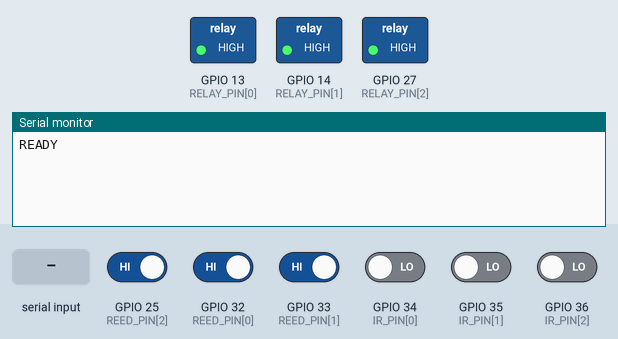
Recording of a sketch running on a simulated ESP32. Parts: switched loads named in the sketch (green lamp = pin HIGH), the last lines printed to the serial monitor. The inputs (shaded band) are chosen by the test bench; at power-on: GPIO 25 (REED_PIN[2]), GPIO 32 (REED_PIN[0]), GPIO 33 (REED_PIN[1]) HIGH, GPIO 34 (IR_PIN[0]), GPIO 35 (IR_PIN[1]), GPIO 36 (IR_PIN[2]) LOW.

Above: at 1.4 s.
1.5 s: GPIO 25 (REED_PIN[2]) driven LOW
At 2.4 s:
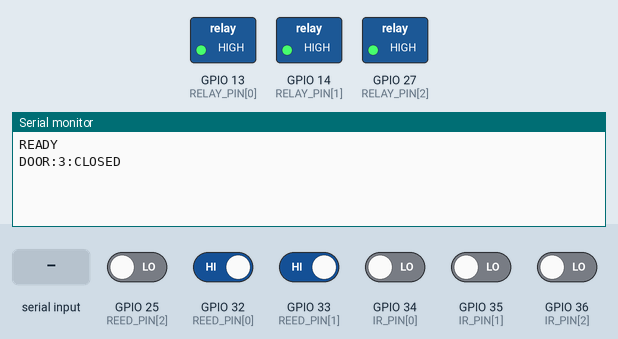
3.0 s: GPIO 34 (IR_PIN[0]) driven HIGH
At 3.5 s:
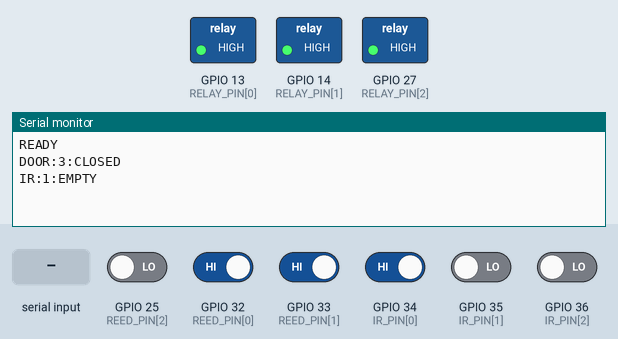
4.5 s: "OPEN:\n" received over Serial
At 5.7 s:
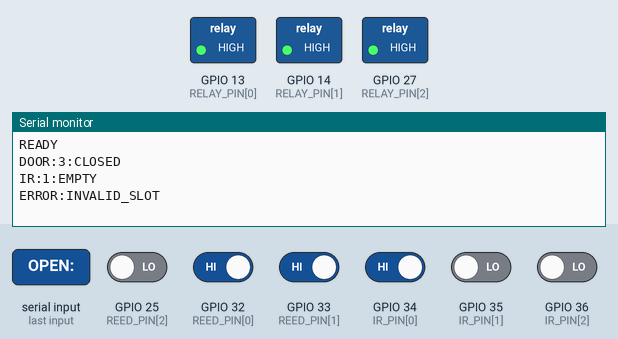
6.0 s: "GET_STATUS\n" received over Serial
At 7.1 s:
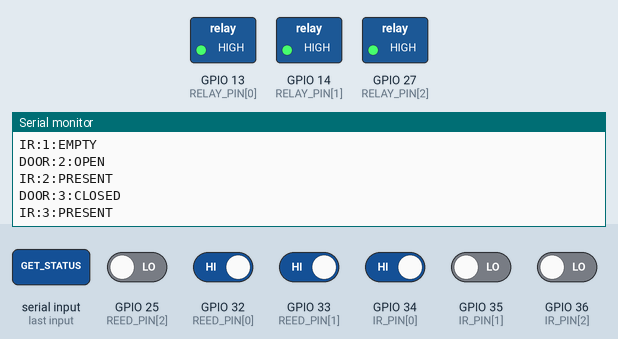
7.5 s: "PING\n" received over Serial
At 8.2 s:
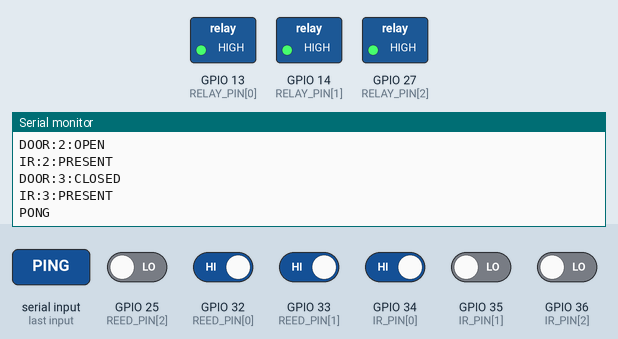

The sketch:

vending_esp32.ino
```cpp
/*
  Smart Vending Cabinet - ESP32 Firmware
  --------------------------------------

  หน้าที่:
  1. อ่านสถานะ Reed Switch (ฝากล่อง) x3
  2. อ่านสถานะ IR Sensor (มี/ไม่มีสินค้า) x3
  3. รับคำสั่งปลดล็อกผ่าน Relay จาก Raspberry Pi (USB Serial)
  4. มีระบบ Interlock กันปลดล็อกเกิน 1 ช่องพร้อมกัน

  Board: ESP32 Dev Module (ESP-32S)
  Baud Rate: 115200

  Serial Protocol

  Pi -> ESP32
  PING
  OPEN:1
  OPEN:2
  OPEN:3
  GET_STATUS

  ESP32 -> Pi
  READY
  PONG
  ACK:OPEN:1
  ACK:OPEN:2
  ACK:OPEN:3
  LOCK:1:OPENED
  LOCK:1:CLOSED

  IR:1:PRESENT
  IR:1:EMPTY

  DOOR:1:OPEN
  DOOR:1:CLOSED

  ERROR:INVALID_SLOT
  ERROR:UNKNOWN_COMMAND
  ERROR:BUSY
*/


// ============================================================
// Pin Definitions
// ============================================================

// Relay module เป็น Active LOW
const int RELAY_PIN[3] = {
  13,
  14,
  27
};

// Reed switch ใช้ INPUT_PULLUP
//
// จาก Hardware Test จริง:
// Magnet อยู่ใกล้ sensor -> GPIO LOW
// Magnet อยู่ใกล้ = ฝากล่องปิด
//
// ดังนั้น:
// LOW  = CLOSED
// HIGH = OPEN
const int REED_PIN[3] = {
  32,
  33,
  25
};

// IR Sensor
// GPIO34-36 เป็น input-only และไม่มี internal pull-up
const int IR_PIN[3] = {
  34,
  35,
  36
};


// ============================================================
// Sensor Logic Configuration
// ============================================================

// Reed:
// true หมายถึง LOW = Magnet detected = Door CLOSED
const bool REED_ACTIVE_LOW = true;

// IR:
// true หมายถึง LOW = มีสินค้า / Object detected
const bool IR_ACTIVE_LOW = true;


// ============================================================
// Timing Configuration
// ============================================================

// ระยะเวลาจ่ายไฟให้ Solenoid
//
// เดิมเคยเป็น 4000 ms ซึ่งนานเกินไปและเสี่ยงคอยล์ร้อน
// 700 ms เพียงพอสำหรับ prototype ปัจจุบัน
const unsigned long UNLOCK_DURATION_MS = 700;

// Debounce sensor
const unsigned long DEBOUNCE_MS = 150;


// ============================================================
// Sensor State
// ============================================================

bool lastReedClosed[3] = {
  false,
  false,
  false
};

bool lastIrPresent[3] = {
  false,
  false,
  false
};


// แยก debounce timer ระหว่าง Reed และ IR
// เพื่อไม่ให้ sensor คนละชนิดรบกวนกัน
unsigned long lastReedDebounceTime[3] = {
  0,
  0,
  0
};

unsigned long lastIrDebounceTime[3] = {
  0,
  0,
  0
};


// ============================================================
// Relay / Interlock State
// ============================================================

bool relayActive = false;

int activeSlot = -1;

unsigned long relayStartTime = 0;


// ============================================================
// Serial State
// ============================================================

String inputBuffer = "";


// ============================================================
// Helper Functions
// ============================================================

// อ่าน Reed แล้วคืนค่า semantic ที่ระบบต้องการ
//
// true  = Door CLOSED
// false = Door OPEN
bool readReedClosed(int index) {
  bool raw = digitalRead(REED_PIN[index]);

  if (REED_ACTIVE_LOW) {
    return raw == LOW;
  }

  return raw == HIGH;
}


// อ่าน IR แล้วคืนค่า semantic ที่ระบบต้องการ
//
// true  = Product PRESENT
// false = Product EMPTY
bool readIrPresent(int index) {
  bool raw = digitalRead(IR_PIN[index]);

  if (IR_ACTIVE_LOW) {
    return raw == LOW;
  }

  return raw == HIGH;
}


// ============================================================
// Setup
// ============================================================

void setup() {

  // ----------------------------------------------------------
  // Relay initialization
  // ----------------------------------------------------------
  //
  // Relay เป็น Active LOW
  //
  // เราตั้ง output latch เป็น HIGH ก่อนเปลี่ยน pin เป็น OUTPUT
  // เพื่อลดโอกาส relay เด้งตอน ESP32 boot/reset
  //
  for (int i = 0; i < 3; i++) {

    digitalWrite(RELAY_PIN[i], HIGH);

    pinMode(RELAY_PIN[i], OUTPUT);

    digitalWrite(RELAY_PIN[i], HIGH);
  }


  // ----------------------------------------------------------
  // Sensor initialization
  // ----------------------------------------------------------

  for (int i = 0; i < 3; i++) {

    pinMode(REED_PIN[i], INPUT_PULLUP);

    // GPIO34, 35, 36 ไม่มี internal pull-up
    pinMode(IR_PIN[i], INPUT);
  }


  // ----------------------------------------------------------
  // Serial initialization
  // ----------------------------------------------------------

  Serial.begin(115200);

  delay(200);


  // ----------------------------------------------------------
  // อ่าน sensor จริงตอน boot
  // ----------------------------------------------------------
  //
  // ห้าม initialize เป็นค่าปลอม เช่น CLOSED/PRESENT ทุกช่อง
  //
  // เพราะ GET_STATUS ต้องสะท้อน hardware จริง
  //
  for (int i = 0; i < 3; i++) {

    lastReedClosed[i] = readReedClosed(i);

    lastIrPresent[i] = readIrPresent(i);
  }


  Serial.println("READY");
}


// ============================================================
// Main Loop
// ============================================================

void loop() {

  readSerialCommand();

  checkSensors();

  checkRelayTimeout();
}


// ============================================================
// Serial Command Reader
// ============================================================

void readSerialCommand() {

  while (Serial.available()) {

    char c = Serial.read();


    if (c == '\n') {

      inputBuffer.trim();


      if (inputBuffer.length() > 0) {

        handleCommand(inputBuffer);
      }


      inputBuffer = "";

    } else if (c != '\r') {

      inputBuffer += c;
    }
  }
}


// ============================================================
// Command Handler
// ============================================================

void handleCommand(String cmd) {

  // ----------------------------------------------------------
  // OPEN:x
  // ----------------------------------------------------------

  if (cmd.startsWith("OPEN:")) {

    int slot = cmd.substring(5).toInt();

    int idx = slot - 1;


    // Slot ต้องเป็น 1-3
    if (idx < 0 || idx > 2) {

      Serial.println("ERROR:INVALID_SLOT");

      return;
    }


    // --------------------------------------------------------
    // Hardware Interlock
    // --------------------------------------------------------
    //
    // ห้ามเปิด solenoid มากกว่า 1 ช่องพร้อมกัน
    //
    if (relayActive) {

      Serial.println("ERROR:BUSY");

      return;
    }


    // Relay เป็น Active LOW
    digitalWrite(RELAY_PIN[idx], LOW);


    relayActive = true;

    activeSlot = idx;

    relayStartTime = millis();


    Serial.println(
      "ACK:OPEN:" + String(slot)
    );


    Serial.println(
      "LOCK:" + String(slot) + ":OPENED"
    );
  }


  // ----------------------------------------------------------
  // GET_STATUS
  // ----------------------------------------------------------

  else if (cmd == "GET_STATUS") {

    sendFullStatus();
  }


  // ----------------------------------------------------------
  // PING
  // ----------------------------------------------------------

  else if (cmd == "PING") {

    Serial.println("PONG");
  }


  // ----------------------------------------------------------
  // Unknown command
  // ----------------------------------------------------------

  else {

    Serial.println("ERROR:UNKNOWN_COMMAND");
  }
}


// ============================================================
// Relay Timeout
// ============================================================

void checkRelayTimeout() {

  if (
    relayActive &&
    millis() - relayStartTime >= UNLOCK_DURATION_MS
  ) {

    // Relay Active LOW
    // HIGH = ปิด relay / หยุดจ่ายไฟให้ solenoid
    digitalWrite(
      RELAY_PIN[activeSlot],
      HIGH
    );


    Serial.println(
      "LOCK:" +
      String(activeSlot + 1) +
      ":CLOSED"
    );


    relayActive = false;

    activeSlot = -1;
  }
}


// ============================================================
// Sensor Change Detection
// ============================================================

void checkSensors() {

  unsigned long now = millis();


  for (int i = 0; i < 3; i++) {


    // ========================================================
    // Reed Switch
    // ========================================================

    bool reedClosedNow =
      readReedClosed(i);


    if (
      reedClosedNow != lastReedClosed[i] &&
      now - lastReedDebounceTime[i] > DEBOUNCE_MS
    ) {

      lastReedClosed[i] =
        reedClosedNow;


      lastReedDebounceTime[i] =
        now;


      Serial.println(
        "DOOR:" +
        String(i + 1) +
        ":" +
        (reedClosedNow ? "CLOSED" : "OPEN")
      );
    }


    // ========================================================
    // IR Sensor
    // ========================================================

    bool irPresentNow =
      readIrPresent(i);


    if (
      irPresentNow != lastIrPresent[i] &&
      now - lastIrDebounceTime[i] > DEBOUNCE_MS
    ) {

      lastIrPresent[i] =
        irPresentNow;


      lastIrDebounceTime[i] =
        now;


      Serial.println(
        "IR:" +
        String(i + 1) +
        ":" +
        (irPresentNow ? "PRESENT" : "EMPTY")
      );
    }
  }
}


// ============================================================
// GET_STATUS
// ============================================================

void sendFullStatus() {

  for (int i = 0; i < 3; i++) {


    // --------------------------------------------------------
    // อ่าน GPIO จริงทุกครั้ง
    // --------------------------------------------------------
    //
    // ไม่ใช้ cached state อย่างเดียว
    //
    // GET_STATUS ต้องหมายถึง:
    // "สถานะ hardware ตอนนี้"
    //
    bool reedClosedNow =
      readReedClosed(i);


    bool irPresentNow =
      readIrPresent(i);


    // Sync cache กับค่าปัจจุบัน
    lastReedClosed[i] =
      reedClosedNow;


    lastIrPresent[i] =
      irPresentNow;


    // --------------------------------------------------------
    // Door
    // --------------------------------------------------------

    Serial.println(
      "DOOR:" +
      String(i + 1) +
      ":" +
      (reedClosedNow ? "CLOSED" : "OPEN")
    );


    // --------------------------------------------------------
    // IR
    // --------------------------------------------------------

    Serial.println(
      "IR:" +
      String(i + 1) +
      ":" +
      (irPresentNow ? "PRESENT" : "EMPTY")
    );
  }
}
```

Measured:
- after the input at 1.5 s, the serial monitor: prints a new line at once (image 1)
- after the input at 3.0 s, the serial monitor: prints a new line at once (image 2)
- after the input at 4.5 s, the serial monitor: prints a new line at once (image 3)
- after the input at 6.0 s, the serial monitor: prints a new line at once (image 4)
- after the input at 7.5 s, the serial monitor: prints a new line at once (image 5)
